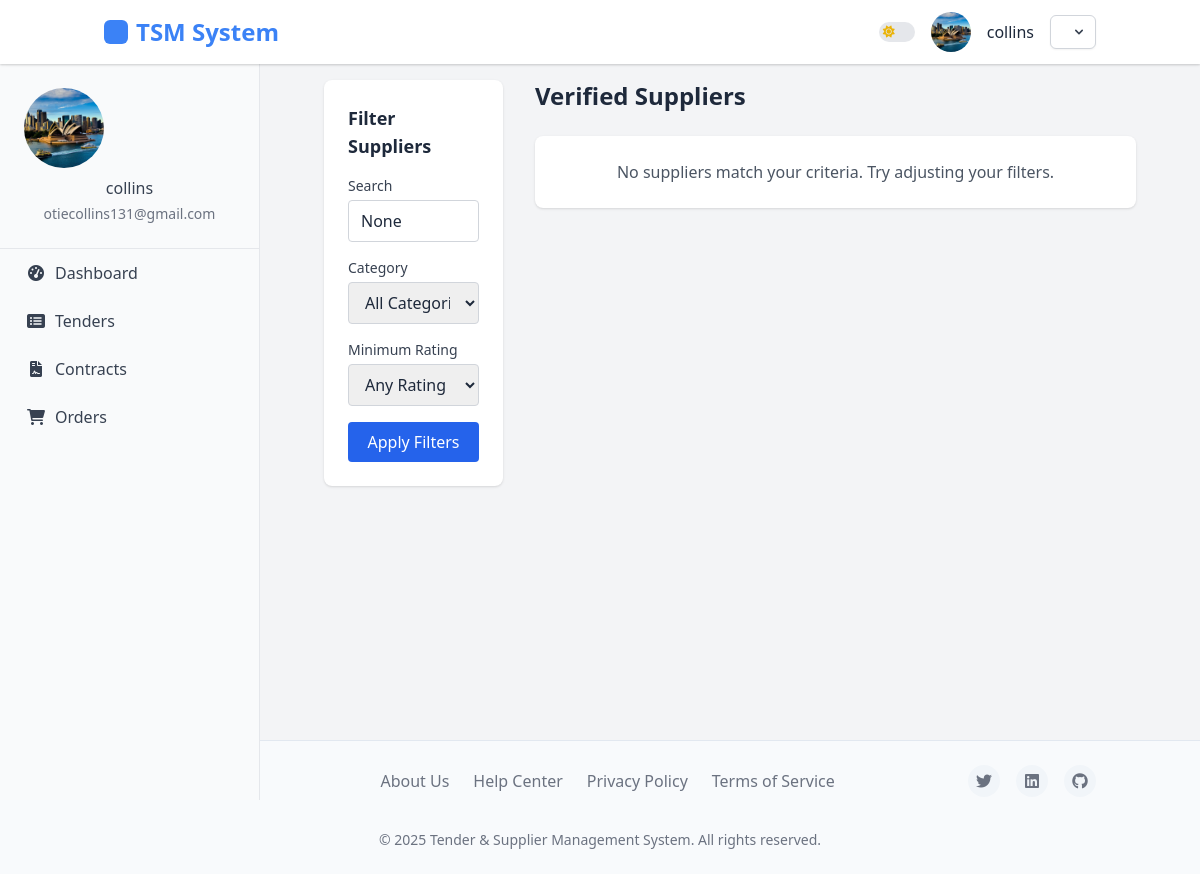
Page /suppliers/suppliers/ (signed in) on the committed database.
### accounts/models.py (models this page shows, shortened)
class User(AbstractUser):
    USER_TYPE_CHOICES = (
        ('buyer', 'Buyer'),
        ('supplier', 'Supplier'),
        ('admin', 'Administrator'),
    )
    user_type = models.CharField(
        max_length=10,
        choices=USER_TYPE_CHOICES,
        default='buyer',
        verbose_name=_('User Type')
    )
    company_name = models.CharField(max_length=100, blank=True)
    phone_number = models.CharField(max_length=20, blank=True)
    email = models.EmailField(_('email address'), unique=True)
    USERNAME_FIELD = 'email'
    REQUIRED_FIELDS = ['username', 'user_type']
    @property
    def is_buyer(self):
        return self.user_type == 'buyer'
    class Meta:
        permissions = [
            ("manage_buyers", "Can manage buyer accounts"),
            ("manage_suppliers", "Can manage supplier accounts"),
        ]

class UserProfile(models.Model):
    user = models.OneToOneField(User, on_delete=models.CASCADE, related_name='profile')
    profile_picture = models.ImageField(upload_to='profile_pics/', blank=True, null=True)
    address = models.TextField(blank=True)
    city = models.CharField(max_length=100, blank=True)
    state = models.CharField(max_length=100, blank=True)
    country = models.CharField(max_length=100, blank=True)
    postal_code = models.CharField(max_length=20, blank=True)
    tax_id = models.CharField(max_length=50, blank=True)
    registration_date = models.DateTimeField(auto_now_add=True)
    last_active = models.DateTimeField(auto_now=True)
    business_category = models.CharField(max_length=100, blank=True)
    years_in_business = models.PositiveIntegerField(default=0)
    department = models.CharField(max_length=100, blank=True)
    position = models.CharField(max_length=100, blank=True)

### suppliers/views.py (the view)
# urls.py: path('suppliers/', views.supplier_list, name='supplier_list'),
@login_required
@buyer_required
def supplier_list(request):
    category_id = request.GET.get('category')
    rating_min = request.GET.get('rating_min')
    search_query = request.GET.get('search')
    suppliers = SupplierProfile.objects.filter(is_verified=True)
    if category_id:
        suppliers = suppliers.filter(categories__id=category_id)
    if search_query:
        suppliers = suppliers.filter(
            company_name__icontains=search_query
        )
    suppliers = suppliers.annotate(avg_rating=Avg('ratings__rating'))
    if rating_min:
        suppliers = suppliers.filter(avg_rating__gte=rating_min)
    categories = SupplierCategory.objects.all()
    return render(request, 'suppliers/supplier_list.html', {
        'suppliers': suppliers,
        'categories': categories,
        'current_category': category_id,
        'current_rating_min': rating_min,
        'current_search': search_query
    })

### suppliers/templates/suppliers/supplier_list.html (shortened to what this page needs)
{% extends 'base.html' %}
{% block content %}
<div class="container mx-auto px-4 py-8">
    <div class="flex flex-wrap">
        <div class="w-full md:w-1/4 p-4">
            <div class="bg-white rounded-lg shadow p-6">
                <h2 class="text-lg font-semibold mb-4">Filter Suppliers</h2>
                <form method="get" action="{% url 'supplier_list' %}">
                    <div class="mb-4">
                        <label for="search" class="block text-sm font-medium text-gray-700 mb-1">Search</label>
                        <input type="text" name="search" id="search" value="{{ current_search }}"
                               class="w-full border border-gray-300 rounded px-3 py-2 focus:outline-none focus:ring-blue-500 focus:border-blue-500">
                    </div>
                    <div class="mb-4">
                        <label for="category" class="block text-sm font-medium text-gray-700 mb-1">Category</label>
                        <select name="category" id="category" class="w-full border border-gray-300 rounded px-3 py-2 focus:outline-none focus:ring-blue-500 focus:border-blue-500">
                            <option value="">All Categories</option>
                        </select>
                    </div>
                    <div class="mb-4">
                        <label for="rating_min" class="block text-sm font-medium text-gray-700 mb-1">Minimum Rating</label>
                        <select name="rating_min" id="rating_min" class="w-full border border-gray-300 rounded px-3 py-2 focus:outline-none focus:ring-blue-500 focus:border-blue-500">
                            <option value="">Any Rating</option>
                        </select>
                    </div>
                    <button type="submit" class="w-full bg-blue-600 hover:bg-blue-700 text-white font-medium py-2 px-4 rounded">
                        Apply Filters
                    </button>
                </form>
            </div>
        </div>
        <div class="w-full md:w-3/4 p-4">
            <h1 class="text-2xl font-bold mb-6">Verified Suppliers</h1>
            {% if suppliers %}
                <div class="grid grid-cols-1 md:grid-cols-2 gap-6">
                    {% for supplier in suppliers %}
                        <div class="bg-white rounded-lg shadow hover:shadow-lg transition-shadow">
                            <div class="p-6">
                                <h2 class="text-xl font-semibold mb-2">{{ supplier.company_name }}</h2>
                                <div class="mb-3 flex items-center">
                                    <div class="text-yellow-500 flex">
                                        {% for i in "12345" %}
                                            {% if forloop.counter <= supplier.avg_rating|default:0|floatformat:"0" %}
                                                <svg class="w-5 h-5 fill-current" viewBox="0 0 24 24">
                                                    <path d="M12 17.27L18.18 21l-1.64-7.03L22 9.24l-7.19-.61L12 2 9.19 8.63 2 9.24l5.46 4.73L5.82 21z"></path>
                                                </svg>
                                            {% else %}
                                                <svg class="w-5 h-5 fill-current text-gray-300" viewBox="0 0 24 24">
                                                    <path d="M12 17.27L18.18 21l-1.64-7.03L22 9.24l-7.19-.61L12 2 9.19 8.63 2 9.24l5.46 4.73L5.82 21z"></path>
                                                </svg>
                                            {% endif %}
                                        {% endfor %}
                                    </div>
                                    <span class="ml-2 text-gray-600">{{ supplier.avg_rating|floatformat:1 }}</span>
                                </div>
                                <div class="mb-4">
                                    <p class="text-gray-600 text-sm truncate">{{ supplier.short_description }}</p>
                                </div>
                                <div class="mb-4">
                                    {% for category in supplier.categories.all %}
                                        <span class="inline-block bg-gray-200 text-gray-800 text-xs px-2 py-1 rounded mr-1 mb-1">
                                            {{ category.name }}
                                        </span>
                                    {% endfor %}
                                </div>
                                <a href="{% url 'supplier_detail' supplier.pk %}" class="block text-center bg-blue-600 hover:bg-blue-700 text-white font-medium py-2 px-4 rounded">
                                    View Profile
                                </a>
                            </div>
                        </div>
                    {% endfor %}
                </div>
            {% else %}
                <div class="bg-white rounded-lg shadow p-6">
                    <p class="text-gray-600 text-center">No suppliers match your criteria. Try adjusting your filters.</p>
                </div>
            {% endif %}
        </div>
    </div>
</div>
{% endblock %}

### accounts/templates/base.html (shortened to what this page needs)
<!DOCTYPE html>
<html lang="en" class="light">
    <head>
    <script src="https://cdn.tailwindcss.com"></script>
    <link rel="stylesheet" href="https://cdnjs.cloudflare.com/ajax/libs/font-awesome/6.0.0-beta3/css/all.min.css">
</head>
<body>
    <aside class="sidebar">
        <div class="sidebar-profile">
            {% if user.is_authenticated %}
                {% if user.profile.profile_picture %}
                    <img src="{{ user.profile.profile_picture.url }}" alt="{{ user.username }}'s Avatar">
                {% endif %}
                <h6>{{ user.get_full_name|default:user.username }}</h6>
                <p class="text-sm">{{ user.email }}</p>
            {% endif %}
        </div>
        <nav class="sidebar-nav">
            <ul>
                {% if user.is_authenticated %}
                    {% if user.is_buyer %}
                        <li><a href="{% url 'dashboard:buyer_dashboard' %}" {% if request.resolver_match.url_name == 'buyer_dashboard' %}class="active"{% endif %}><i class="fas fa-tachometer-alt"></i> Dashboard</a></li>
                        <li><a href="{% url 'tenders:tender_list' %}" {% if request.resolver_match.url_name == 'tender_list' %}class="active"{% endif %}><i class="fas fa-list-alt"></i> Tenders</a></li>
                        <li><a href="{% url 'contracts:contract_list' %}" {% if request.path == '/contracts/' %}class="active"{% endif %}><i class="fas fa-file-contract"></i> Contracts</a></li>
                        <li><a href="{% url 'orders:order_list' %}"><i class="fas fa-shopping-cart"></i> Orders</a></li>
                    {% endif %}
                {% endif %}
            </ul>
        </nav>
    </aside>
    <header>
        <nav class="container mx-auto px-4">
            <div class="logo">
                <a href="{% url 'home' %}" class="text-2xl font-bold">TSM System</a>
            </div>
            <div class="profile">
                <div class="theme-toggle-container">
                    <label class="relative inline-flex items-center cursor-pointer">
                        <span class="w-9 h-5 bg-gray-200 peer-focus:outline-none peer-focus:ring-2 peer-focus:ring-primary-300 dark:bg-gray-700 rounded-full peer dark:peer-focus:ring-primary-600 peer-checked:bg-primary-600 relative">
                            <i class="fas fa-sun absolute left-1 top-1/2 -translate-y-1/2 text-yellow-500 text-xs z-10 transition-opacity dark:opacity-0"></i>
                        </span>
                    </label>
                </div>
                {% if user.profile.profile_picture %}
                      <img src="{{ user.profile.profile_picture.url }}" alt="{{ user.username }}'s Avatar" class="w-10 h-10 rounded-full object-cover">
                    {% else %}
                      <img src="https://via.placeholder.com/40" alt="User Avatar" class="w-10 h-10 rounded-full object-cover">
                    {% endif %}
                {% if user.is_authenticated %}
                    <span class="username">{{ user.username }}</span>
                    <div class="relative inline-block text-left">
                        <button id="userMenuButton" type="button" class="inline-flex items-center justify-center px-3 py-2 text-sm font-medium text-gray-700 bg-white border border-gray-300 rounded-md shadow-sm hover:bg-gray-50 focus:outline-none focus:ring-2 focus:ring-offset-2 focus:ring-primary-500 dark:bg-gray-800 dark:border-gray-700 dark:text-gray-400 dark:hover:bg-gray-700" aria-expanded="false" aria-haspopup="true">
                            <svg class="w-4 h-4 ml-2 -mr-1" viewBox="0 0 20 20" fill="currentColor" aria-hidden="true">
                                <path fill-rule="evenodd" d="M5.293 7.293a1 1 0 011.414 0L10 10.586l3.293-3.293a1 1 0 111.414 1.414l-4 4a1 1 0 01-1.414 0l-4-4a1 1 0 010-1.414z" clip-rule="evenodd" />
                            </svg>
                        </button>
                    </div>
                {% endif %}
            </div>
        </nav>
    </header>
    <div class="main-content">
        {% block content %}{% endblock %}
    </div>
    <footer>
        <div class="container mx-auto px-4">
            <div class="footer-content">
                <div class="footer-logo">TSM System</div>
                <div class="footer-links">
                    <a href="#">About Us</a>
                    <a href="#">Help Center</a>
                    <a href="#">Privacy Policy</a>
                    <a href="#">Terms of Service</a>
                </div>
                <div class="footer-socials">
                    <a href="#"><i class="fab fa-twitter"></i></a>
                    <a href="#"><i class="fab fa-linkedin"></i></a>
                    <a href="#"><i class="fab fa-github"></i></a>
                </div>
                <div class="footer-copyright">
                    &copy; {% now "Y" %} Tender & Supplier Management System. All rights reserved.
                </div>
            </div>
        </div>
    </footer>
</body>
</html>

### rows in the picture
User: profile.profile_picture (picture), get_full_name "collins", email "otiecollins131@gmail.com", username "collins"
